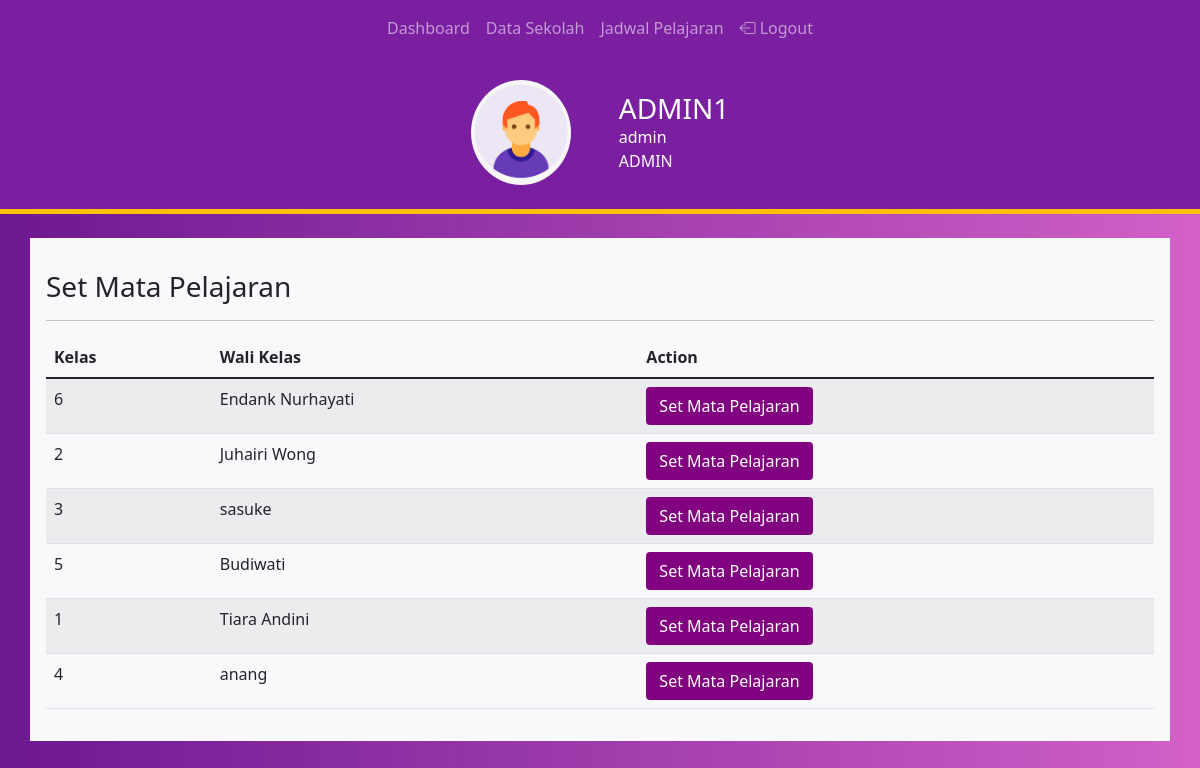
/public/setMapel (signed in), run on the app's committed database.
### tables this page shows
CREATE TABLE `kelas` (
  `id` int(11) NOT NULL,
  `kelas` varchar(100) NOT NULL,
  `wali_kelas` varchar(100) NOT NULL,
  `jumlah_murid` varchar(100) NOT NULL
);

### app/core/Controller.php (called while the page is built, shortened)
<?php
class Controller{
    public function view($view, $data = [])
    {
        require_once '../app/views/' . $view . '.php';
    }
    public function model($model)
    {
        return new $model;
    }
}

### app/controllers/SetMapel.php (called while the page is built, shortened)
<?php
class SetMapel extends Controller {
    public function index()
    {
        $data['tittle'] = 'Set Mata Pelajaran';
        $data['kelas'] = $this->model('kelas_model')->getAllKelas();
        $this->view('mata-pelajaran/setMapel', $data);
    }
}

### app/core/App.php (called while the page is built, shortened)
<?php
class App
{
    protected $method = 'index';
    protected $params = [];
    public function __construct()
    {
        $this->controller = new $this->controller;
        call_user_func_array([$this->controller, $this->method], $this->params);
    }
}

### public/index.php (called while the page is built, shortened)
<?php
$app = new App;

### app/core/Database.php (called while the page is built, shortened)
<?php
class Database {
    private $host = DB_HOST;
    private $user = DB_USER;
    private $pass = DB_PASS;
    private $db_name = DB_NAME;
    private $dbh;
    private $stmt;
    public function __construct()
    {
        $dsn = 'mysql:host=' . $this->host . ';dbname=' . $this->db_name;
        $option = [
            PDO::ATTR_PERSISTENT => true,
            PDO::ATTR_ERRMODE => PDO::ERRMODE_EXCEPTION
        ];
        try {
            $this->dbh = new PDO($dsn, $this->user, $this->pass, $option);
        } catch (PDOException $e){
            die($e->getMessage());
        }
    }
    public function query($query)
    {
        $this->stmt = $this->dbh->prepare($query);
    }
    public function execute()
    {
        $this->stmt->execute();
    }
    public function resultSet()
    {
        $this->execute();
        return $this->stmt->fetchAll(PDO::FETCH_ASSOC);
    }
}

### app/models/kelas_model.php (called while the page is built, shortened)
<?php
class kelas_model
{
  private $db;
  public function __construct()
  {
    $this->db = new Database;
  }
  public function getAllKelas()
  {
    $this->db->query('SELECT * FROM kelas');
    return $this->db->resultSet();
  }
}

### app/views/mata-pelajaran/setMapel.php (the view, shortened to what this page needs)
<div class="container mt-4 bg-light p-3">
  <h3 class="my-3">Set Mata Pelajaran</h3>
  <hr>
  <table class="table table-striped">
    <thead>
      <tr>
        <th scope="col">Kelas</th>
        <th scope="col">Wali Kelas</th>
        <th scope="col">Action</th>
      </tr>
    </thead>
    <tbody>
      <?php foreach ($data['kelas'] as $kls) : ?>
        <tr>
          <td><?= $kls['kelas']; ?></td>
          <td><?= $kls['wali_kelas']; ?></td>
          <td>
              <button type="button" class="btn" style="background-color: purple; color: white;" data-bs-toggle="modal" data-bs-target="#mapelModal">Set Mata Pelajaran</button>
          </td>
        </tr>
      <?php endforeach; ?>
    </tbody>
  </table>
</div>

### public/css/style.css (style rules this page uses)
body { background-image: linear-gradient(90deg, #6c1891, #d260c7); }

### data on the page
kelas: kelas "6", wali_kelas "Endank Nurhayati"
kelas: kelas "2", wali_kelas "Juhairi Wong"
kelas: kelas "3", wali_kelas "sasuke"
kelas: kelas "5", wali_kelas "Budiwati"
kelas: kelas "1", wali_kelas "Tiara Andini"
kelas: kelas "4", wali_kelas "anang"

### other printed values
$_SESSION['nama'] "ADMIN1"
$_SESSION['nip'] "admin"
$_SESSION['level'] "ADMIN"
